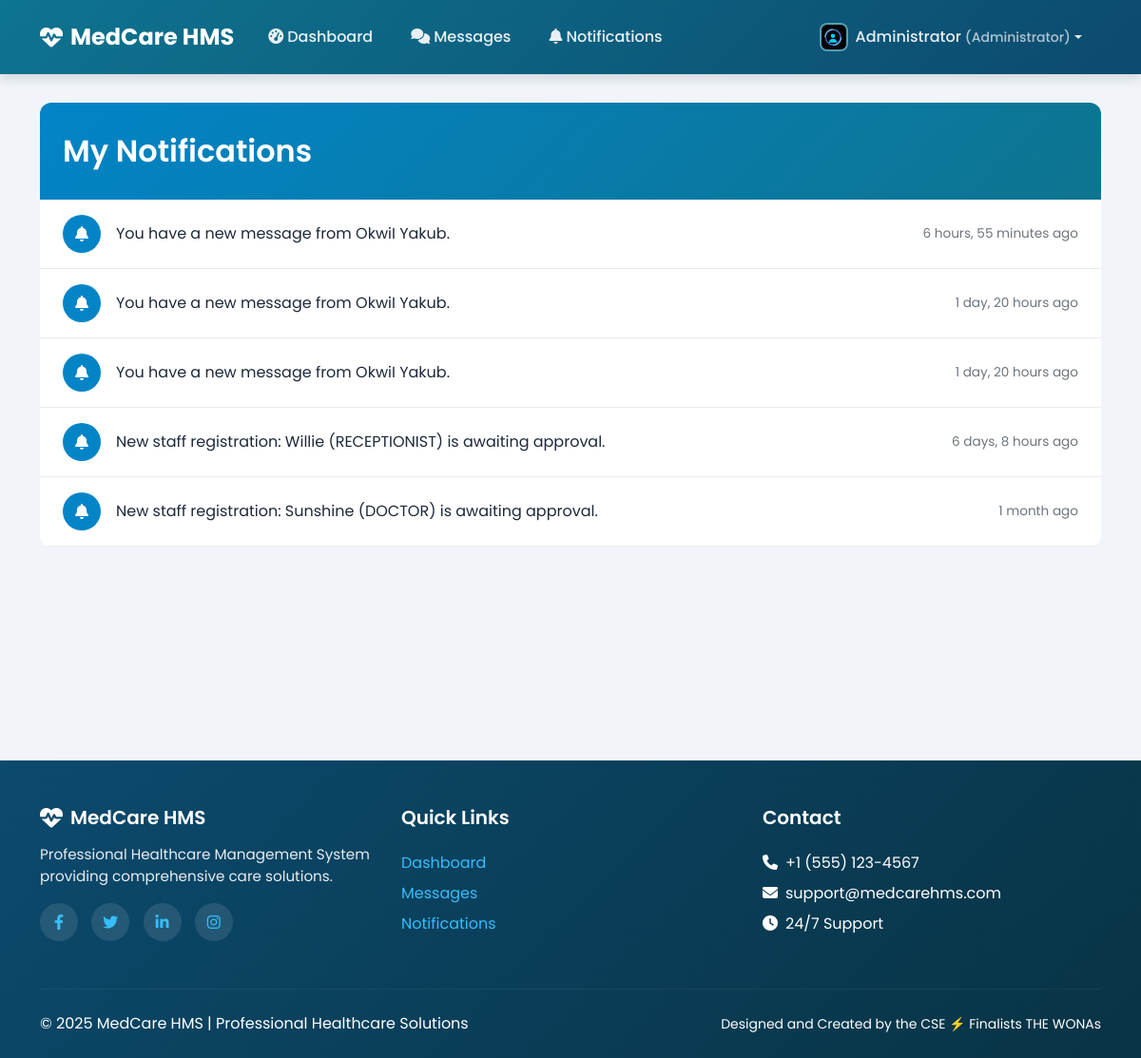
The app's page /notifications/ (signed in) with its own data.
### notifications/models.py (models this page shows, shortened)
class Notification(models.Model):
    recipient = models.ForeignKey(settings.AUTH_USER_MODEL, on_delete=models.CASCADE, related_name='notifications')
    message = models.CharField(max_length=255)
    is_read = models.BooleanField(default=False)
    timestamp = models.DateTimeField(auto_now_add=True)
    link = models.URLField(blank=True, null=True)
    class Meta:
        ordering = ['-timestamp'] # Show the newest notifications first

### notifications/views.py (the view)
# urls.py: path('', views.notification_list_view, name='notification_list'),
@login_required
def notification_list_view(request):
    notifications = Notification.objects.filter(recipient=request.user)
    Notification.objects.filter(recipient=request.user, is_read=False).update(is_read=True)
    return render(request, 'notifications/notification_list.html', {'notifications': notifications})

### accounts/templatetags/profile_tags.py (called while the page is built)
@register.simple_tag
def get_profile_image_url(user):
    try:
        if hasattr(user, 'doctorprofile') and user.doctorprofile.profile_picture:
            return user.doctorprofile.profile_picture.url
        elif hasattr(user, 'patientprofile') and user.patientprofile.profile_picture:
            return user.patientprofile.profile_picture.url
        elif hasattr(user, 'receptionistprofile') and user.receptionistprofile.profile_picture:
            return user.receptionistprofile.profile_picture.url
    except (AttributeError, ValueError):
        pass
    return '/static/profile_pictures/default.jpeg'

@register.simple_tag
def get_user_initials(user):
    if user.first_name and user.last_name:
        return f"{user.first_name[0]}{user.last_name[0]}".upper()
    elif user.first_name:
        return user.first_name[0].upper()
    elif user.username:
        return user.username[0].upper()
    return "U"

@register.simple_tag
def get_user_role_color(user):
    try:
        if hasattr(user, 'doctorprofile'):
            return '#14B8A6'  # Teal accent for doctors
        elif hasattr(user, 'patientprofile'):
            return '#0E7490'  # Primary teal for patients
        elif hasattr(user, 'receptionistprofile'):
            return '#5ce9f6'  # Purple accent for receptionists
    except AttributeError:
        pass
    return '#14B8A6'  # Default to teal

@register.inclusion_tag('components/profile_image.html')
def profile_image(user, size="40", css_class="user-avatar", show_fallback=True):
    return {
        'user': user,
        'size': size,
        'css_class': css_class,
        'show_fallback': show_fallback,
        'image_url': get_profile_image_url(user),
        'initials': get_user_initials(user),
        'role_color': get_user_role_color(user),
    }

### accounts/templatetags/theme_tags.py (called while the page is built, shortened)
@register.simple_tag(takes_context=True)
def get_user_theme(context):
    request = context.get('request')
    if not request or not request.user.is_authenticated:
        return 'public-theme'  # Default theme for non-authenticated users
    user = request.user
    if user.is_superuser or user.is_staff:
        return 'admin-theme'

@register.inclusion_tag('components/theme_detector.html', takes_context=True)
def load_theme_css(context):
    return {
        'theme_class': get_user_theme(context),
        'theme_css': get_theme_css_file(context),
        'theme_colors': get_theme_colors(context)
    }

### templates/notifications/notification_list.html (shortened to what this page needs)
{% extends 'base_shared.html' %}
{% load theme_tags %}
{% block content %}
<div class="notification-container">
    <div class="notification-header">
        <h2>My Notifications</h2>
    </div>
    <div class="list-group list-group-flush">
        {% for notification in notifications %}
        <a href="{{ notification.link|default:'#' }}" class="notification-item {% if not notification.is_read %}unread{% endif %}">
            <div class="notification-icon">
                <i class="fas fa-bell"></i>
            </div>
            <div class="notification-content">
                {{ notification.message }}
            </div>
            <div class="notification-time">
                {{ notification.timestamp|timesince }} ago
            </div>
        </a>
        {% empty %}
        <div class="text-center p-5 text-muted">
            <i class="fas fa-bell-slash fa-3x mb-3"></i>
            <h5>You have no notifications</h5>
        </div>
        {% endfor %}
    </div>
</div>
{% endblock %}

### templates/base_shared.html (shortened to what this page needs)
{% load theme_tags %}
{% load profile_tags %}
{% load static %}
<!DOCTYPE html>
<html lang="en">
<head>
    <link href="https://cdn.jsdelivr.net/npm/bootstrap@5.3.0/dist/css/bootstrap.min.css" rel="stylesheet">
    <link rel="stylesheet" href="https://cdnjs.cloudflare.com/ajax/libs/font-awesome/6.4.0/css/all.min.css">
    {% load_theme_css %}
</head>
<body class="{% get_user_theme %}">
    <div class="content-wrapper">
        <nav class="navbar navbar-expand-lg navbar-adaptive">
            <div class="container">
                <a class="navbar-brand" href="{% url 'accounts:dashboard_redirect' %}">
                    <i class="fas fa-heartbeat"></i>
                    <span>MedCare HMS</span>
                </a>
                <div class="collapse navbar-collapse" id="navbarNav">
                    <ul class="navbar-nav me-auto">
                        <li class="nav-item">
                            <a class="nav-link" href="{% url 'accounts:dashboard_redirect' %}">
                                <i class="fas fa-tachometer-alt me-1"></i>Dashboard
                            </a>
                        </li>
                        <li class="nav-item">
                            <a class="nav-link" href="{% url 'chat:thread_list' %}">
                                <i class="fas fa-comments me-1"></i>Messages
                            </a>
                        </li>
                        <li class="nav-item">
                            <a class="nav-link" href="{% url 'notifications:notification_list' %}">
                                <i class="fas fa-bell me-1"></i>Notifications
                            </a>
                        </li>
                    </ul>
                    <ul class="navbar-nav">
                        <li class="nav-item dropdown">
                            <a class="nav-link dropdown-toggle d-flex align-items-center" href="#" role="button" data-bs-toggle="dropdown">
                                {% profile_image user size="30" css_class="user-avatar" %}
                                <span class="ms-2">{{ user.get_full_name|default:user.username }}</span>
                                <small class="ms-1 opacity-75">({% get_user_role_display %})</small>
                            </a>
                        </li>
                    </ul>
                </div>
            </div>
        </nav>
        <div class="content-adaptive">
            <div class="container">
                {% block content %}{% endblock %}
            </div>
        </div>
    </div>
    <footer class="footer-adaptive">
        <div class="container">
            <div class="row mb-4">
                <div class="col-lg-4 mb-3">
                    <div class="d-flex align-items-center gap-2 mb-3">
                        <i class="fas fa-heartbeat" style="font-size: 1.5rem;"></i>
                        <h5 class="mb-0">MedCare HMS</h5>
                    </div>
                    <p class="mb-3" style="font-size: 0.95rem; opacity: 0.9;">Professional Healthcare Management System providing comprehensive care solutions.</p>
                    <div class="social-links">
                        <a href="#" title="Facebook"><i class="fab fa-facebook-f"></i></a>
                        <a href="#" title="Twitter"><i class="fab fa-twitter"></i></a>
                        <a href="#" title="LinkedIn"><i class="fab fa-linkedin-in"></i></a>
                        <a href="#" title="Instagram"><i class="fab fa-instagram"></i></a>
                    </div>
                </div>
                <div class="col-lg-4 col-md-6 mb-3">
                    <h5>Quick Links</h5>
                    <ul class="list-unstyled">
                        <li class="mb-2"><a href="{% url 'accounts:dashboard_redirect' %}">Dashboard</a></li>
                        <li class="mb-2"><a href="{% url 'chat:thread_list' %}">Messages</a></li>
                        <li class="mb-2"><a href="{% url 'notifications:notification_list' %}">Notifications</a></li>
                    </ul>
                </div>
                <div class="col-lg-4 col-md-6 mb-3">
                    <h5>Contact</h5>
                    <p class="mb-2"><i class="fas fa-phone me-2"></i>+1 (555) 123-4567</p>
                    <p class="mb-2"><i class="fas fa-envelope me-2"></i>support@medcarehms.com</p>
                    <p class="mb-2"><i class="fas fa-clock me-2"></i>24/7 Support</p>
                </div>
            </div>
            <hr style="border-color: rgba(255,255,255,0.2); margin: 1.5rem 0;">
            <div class="row align-items-center">
                <div class="col-md-6 text-center text-md-start mb-2 mb-md-0">
                    <p class="mb-0">&copy; {% now 'Y' %} MedCare HMS | Professional Healthcare Solutions</p>
                </div>
                <div class="col-md-6 text-center text-md-end">
                    <p class="mb-0 small">Designed and Created by the CSE ⚡ Finalists THE WONAs</p>
                </div>
            </div>
        </div>
    </footer>
</body>
</html>

### static/css/themes/doctor-theme.css (style rules this page uses)
:root { --doctor-primary: #14B8A6; --doctor-primary-dark: #0F766E; --doctor-primary-light: #5EEAD4; --doctor-secondary: #0284C7; --doctor-accent: #22C55E; --doctor-warning: #F59E0B; --doctor-danger: #EF4444; --doctor-success: #10B981; --doctor-gradient-primary: linear-gradient(135deg, #14B8A6 0%, #0F766E 100%); --doctor-gradient-secondary: linear-gradient(135deg, #0284C7 0%, #0369A1 100%); --doctor-gradient-card: linear-gradient(145deg, #ffffff 0%, #f8fafc 100%); --doctor-shadow-primary: 0 4px 20px rgba(20, 184, 166, 0.25); --doctor-shadow-card: 0 8px 32px rgba(15, 118, 110, 0.15); --doctor-shadow-hover: 0 12px 40px rgba(20, 184, 166, 0.3); }

### templates/base_shared.html (style rules this page uses)
:root { --primary-teal: #0E7490; --primary-dark-teal: #0C4A6E; --sky-blue: #0284C7; --light-sky-blue: #38BDF8; --accent-blue: #14B8A6; --accent-green: #22C55E; --accent-orange: #F97316; --background-light: #F1F5F9; --background-white: #FFFFFF; --text-dark: #1E293B; --text-muted: #64748B; --border-light: #E2E8F0; }
* { font-family: 'Poppins', sans-serif; }
body { background-color: var(--background-light); color: var(--text-dark); display: flex; flex-direction: column; min-height: 100vh; }
.content-wrapper { flex: 1; }
.navbar-adaptive { background: linear-gradient(135deg, var(--primary-teal) 0%, var(--primary-dark-teal) 100%); box-shadow: 0 4px 12px rgba(15, 23, 42, 0.15); padding: 0.75rem 0; position: fixed; top: 0; left: 0; right: 0; z-index: 1030; }
body { padding-top: 76px; }
.navbar-adaptive .navbar-brand { color: white !important; font-weight: 700; font-size: 1.5rem; display: flex; align-items: center; gap: 0.5rem; }
.navbar-adaptive .nav-link { color: rgba(255, 255, 255, 0.9) !important; font-weight: 500; padding: 0.75rem 1rem !important; border-radius: 8px; margin: 0 4px; transition: all 0.3s ease; }
.content-adaptive { min-height: calc(100vh - 76px); padding: 2rem 0; }
.footer-adaptive { background: linear-gradient(135deg, var(--primary-dark-teal) 0%, #083344 100%); color: white; padding: 3rem 0 1.5rem; margin-top: auto; }
.footer-adaptive a { color: var(--light-sky-blue); text-decoration: none; transition: color 0.3s ease; }
.footer-adaptive h5 { color: white; margin-bottom: 1.5rem; font-weight: 600; }
.social-links a { display: inline-flex; align-items: center; justify-content: center; width: 40px; height: 40px; border-radius: 50%; background: rgba(255, 255, 255, 0.1); margin-right: 10px; transition: all 0.3s ease; }

### templates/components/messages.html (style rules this page uses)
:root { --message-success: #10b981; --message-success-bg: #ecfdf5; --message-success-border: #a7f3d0; --message-success-text: #065f46; --message-error: #ef4444; --message-error-bg: #fef2f2; --message-error-border: #fecaca; --message-error-text: #991b1b; --message-warning: #f59e0b; --message-warning-bg: #fffbeb; --message-warning-border: #fed7aa; --message-warning-text: #92400e; --message-info: #3b82f6; --message-info-bg: #eff6ff; --message-info-border: #bfdbfe; --message-info-text: #1e40af; --message-slide-duration: 300ms; --message-fade-duration: 250ms; --message-scale-duration: 200ms; }

### templates/notifications/notification_list.html (style rules this page uses)
.notification-container { background: var(--background-white); border-radius: 12px; box-shadow: 0 4px 12px var(--shadow-light); overflow: hidden; }
.notification-header { background: linear-gradient(135deg, var(--sky-blue) 0%, var(--primary-teal) 100%); color: white; padding: 2rem 1.5rem; }
.notification-header h2 { font-weight: 600; margin-bottom: 0; }
.notification-item { display: flex; align-items: center; padding: 1rem 1.5rem; border-bottom: 1px solid #e9ecef; transition: background-color 0.3s ease; text-decoration: none; color: var(--text-dark); }
.notification-icon { width: 40px; height: 40px; flex-shrink: 0; border-radius: 50%; background-color: var(--sky-blue); color: white; display: flex; align-items: center; justify-content: center; margin-right: 1rem; }
.notification-content { flex-grow: 1; }
.notification-time { font-size: 0.85rem; color: #6c757d; white-space: nowrap; margin-left: 1rem; }

### records on screen
Notification: message "You have a new message from OkwiI Yakub.", timestamp "6 hours, 55 minutes"
Notification: message "You have a new message from OkwiI Yakub.", timestamp "1 day, 20 hours"
Notification: message "You have a new message from OkwiI Yakub.", timestamp "1 day, 20 hours"
Notification: message "New staff registration: Willie (RECEPTIONIST) is awaiting approval.", timestamp "6 days, 8 hours"
Notification: message "New staff registration: Sunshine (DOCTOR) is awaiting approval.", timestamp "1 month"

### other values on screen
{{ user.get_full_name|default:user.username }} "Administrator"
